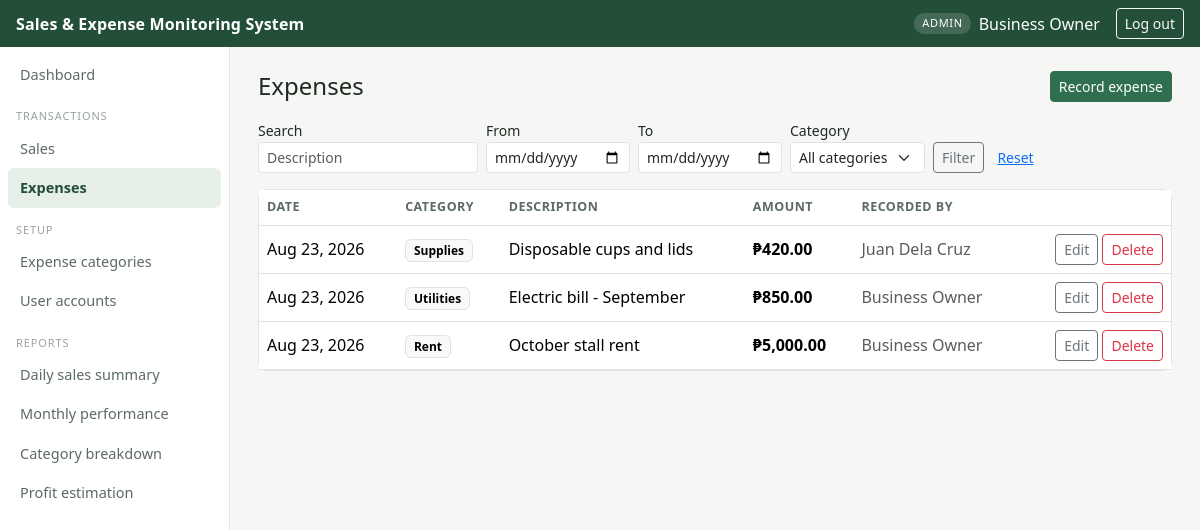
Screenshot of /app/modules/expenses/list.php (signed in) with the database file from the repository.
### tables this page shows
CREATE TABLE expenses (
    expense_id      INT AUTO_INCREMENT PRIMARY KEY,
    expense_date    DATE NOT NULL,
    category_id     INT NOT NULL,
    description     VARCHAR(150) NOT NULL,
    amount          DECIMAL(10,2) NOT NULL,
    recorded_by     INT NOT NULL,
    created_at      TIMESTAMP NOT NULL DEFAULT CURRENT_TIMESTAMP,
    CONSTRAINT fk_expense_category
        FOREIGN KEY (category_id) REFERENCES expense_categories(category_id)
        ON UPDATE CASCADE ON DELETE RESTRICT,
    CONSTRAINT fk_expense_user
        FOREIGN KEY (recorded_by) REFERENCES users(user_id)
        ON UPDATE CASCADE ON DELETE RESTRICT,
    CONSTRAINT chk_expense_amount CHECK (amount > 0)
);

CREATE TABLE expense_categories (
    category_id     INT AUTO_INCREMENT PRIMARY KEY,
    category_name   VARCHAR(50)  NOT NULL UNIQUE,
    description     VARCHAR(150) NULL,
    created_by      INT NOT NULL,
    created_at      TIMESTAMP NOT NULL DEFAULT CURRENT_TIMESTAMP,
    CONSTRAINT fk_category_creator
        FOREIGN KEY (created_by) REFERENCES users(user_id)
        ON UPDATE CASCADE ON DELETE RESTRICT
);

CREATE TABLE users (
    user_id         INT AUTO_INCREMENT PRIMARY KEY,
    username        VARCHAR(50)  NOT NULL UNIQUE,
    password_hash   VARCHAR(255) NOT NULL,
    full_name       VARCHAR(100) NOT NULL,
    role            ENUM('admin', 'staff') NOT NULL DEFAULT 'staff',
    status          ENUM('active', 'inactive') NOT NULL DEFAULT 'active',
    created_at      TIMESTAMP NOT NULL DEFAULT CURRENT_TIMESTAMP
);

### app/includes/functions.php (called while the page is built, shortened)
<?php
function peso(?float $amount): string
{
    return '₱' . number_format((float) $amount, 2);
}

### app/includes/auth.php (called while the page is built, shortened)
<?php
require_once __DIR__ . '/functions.php';
function isAdmin(): bool
{
    return ($_SESSION['role'] ?? null) === 'admin';
}

### app/modules/expenses/list.php (the view, shortened to what this page needs)
<?php
require_once __DIR__ . '/../../includes/auth.php';
$search    = trim($_GET['q'] ?? '');
$dateFrom  = trim($_GET['date_from'] ?? '');
$dateTo    = trim($_GET['date_to'] ?? '');
$sql = "SELECT e.expense_id, e.expense_date, e.description, e.amount, c.category_name, u.full_name AS recorded_by
        FROM expenses e
        JOIN expense_categories c ON c.category_id = e.category_id
        JOIN users u ON u.user_id = e.recorded_by
        WHERE 1=1";
$sql .= " ORDER BY e.expense_date DESC, e.expense_id DESC LIMIT 200";
$stmt = $conn->prepare($sql);
$stmt->execute();
$expenses = $stmt->get_result();
include __DIR__ . '/../../includes/header.php';
?>
<div class="d-flex justify-content-between align-items-center mb-3">
  <h1 class="h4 mb-0">Expenses</h1>
  <a href="add.php" class="btn btn-brand btn-sm">Record expense</a>
</div>
<form class="row g-2 mb-3 align-items-end" method="get">
  <div class="col-auto">
    <label class="form-label small mb-0">Search</label>
    <input type="text" name="q" class="form-control form-control-sm" placeholder="Description"
           value="<?= htmlspecialchars($search) ?>">
  </div>
  <div class="col-auto">
    <label class="form-label small mb-0">From</label>
    <input type="date" name="date_from" class="form-control form-control-sm" value="<?= htmlspecialchars($dateFrom) ?>">
  </div>
  <div class="col-auto">
    <label class="form-label small mb-0">To</label>
    <input type="date" name="date_to" class="form-control form-control-sm" value="<?= htmlspecialchars($dateTo) ?>">
  </div>
  <div class="col-auto">
    <label class="form-label small mb-0">Category</label>
    <select name="category_id" class="form-select form-select-sm">
      <option value="0">All categories</option>
    </select>
  </div>
  <div class="col-auto">
    <button class="btn btn-sm btn-outline-secondary">Filter</button>
    <a href="list.php" class="btn btn-sm btn-link">Reset</a>
  </div>
</form>
<div class="card p-0">
  <table class="table mb-0 align-middle">
    <thead>
      <tr><th>Date</th><th>Category</th><th>Description</th><th>Amount</th><th>Recorded by</th><th></th></tr>
    </thead>
    <tbody>
      <?php while ($e = $expenses->fetch_assoc()): ?>
        <tr>
          <td><?= date('M j, Y', strtotime($e['expense_date'])) ?></td>
          <td><span class="badge text-bg-light border"><?= htmlspecialchars($e['category_name']) ?></span></td>
          <td><?= htmlspecialchars($e['description']) ?></td>
          <td class="fw-semibold"><?= peso($e['amount']) ?></td>
          <td class="text-muted"><?= htmlspecialchars($e['recorded_by']) ?></td>
          <td class="text-end">
            <a href="edit.php?id=<?= $e['expense_id'] ?>" class="btn btn-sm btn-outline-secondary">Edit</a>
            <?php if (isAdmin()): ?>
            <a href="delete.php?id=<?= $e['expense_id'] ?>" class="btn btn-sm btn-outline-danger"
               onclick="return confirm('Delete this expense record?');">Delete</a>
            <?php endif; ?>
          </td>
        </tr>
      <?php endwhile; ?>
    </tbody>
  </table>
</div>
<?php include __DIR__ . '/../../includes/footer.php'; ?>

### app/assets/css/style.css (style rules this page uses)
:root { --ink: #1f2a24; --ink-muted: #5c6b62; --surface: #f6f7f4; --card: #ffffff; --line: #e2e5df; --accent: #2f6f4f; --accent-dark: #234f39; --accent-soft: #e6efe8; --warn: #b5651d; --danger: #a3342b; }
body { background: var(--surface); color: var(--ink); font-family: "Segoe UI", Roboto, -apple-system, sans-serif; }
.card { border: 1px solid var(--line); border-radius: 10px; }
.btn-brand { background: var(--accent); border-color: var(--accent); color: #fff; }
table.table thead th { font-size: 12.5px; text-transform: uppercase; letter-spacing: .04em; color: var(--ink-muted); border-bottom-width: 1px; }

### rows the page displays
expenses: expense_date "Aug 23, 2026", category.category_name "Supplies", description "Disposable cups and lids", amount "₱420.00", recorded_by.full_name "Juan Dela Cruz"
expenses: expense_date "Aug 23, 2026", category.category_name "Utilities", description "Electric bill - September", amount "₱850.00", recorded_by.full_name "Business Owner"
expenses: expense_date "Aug 23, 2026", category.category_name "Rent", description "October stall rent", amount "₱5,000.00", recorded_by.full_name "Business Owner"

### other values shown
$user['role'] "ADMIN"
$user['full_name'] "Business Owner"
